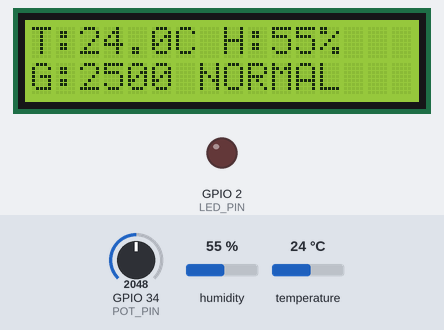
This sketch was run on a simulated ESP32. On the bench: 16×2 character LCD, output pins drawn as LEDs (lit = HIGH). The inputs (shaded band) are chosen by the test bench; at power-on: humidity 55 %, GPIO 34 (POT_PIN) = 2048, temperature 24 °C. What the sketch prints to the serial monitor is not drawn.

Above: at 3.2 s.
3.3 s: humidity set to 79 %
At 4.9 s:
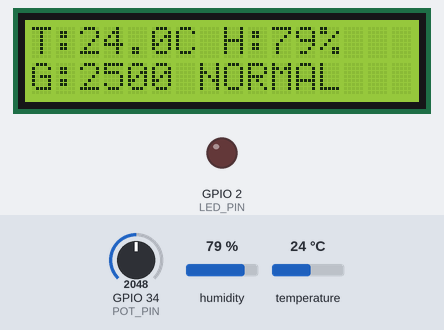
6.0 s: humidity set to 82 %
At 7.6 s:
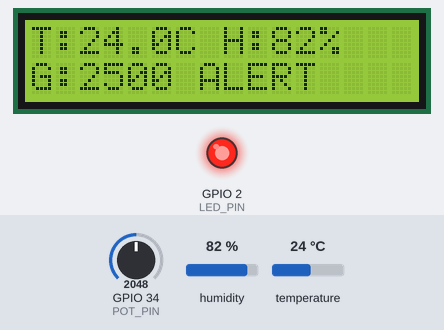
8.7 s: GPIO 34 (POT_PIN) set to 2866
At 10.6 s:
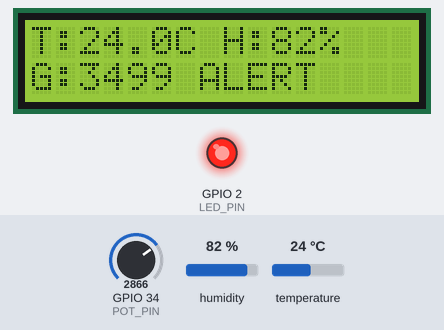
11.6 s: temperature set to 12 °C
At 13.3 s:
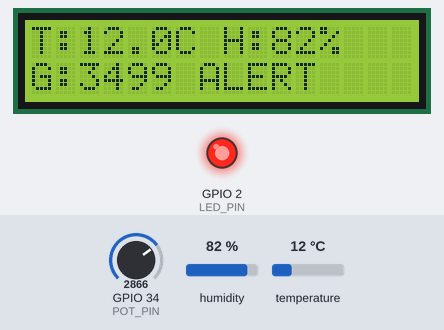
14.3 s: GPIO 34 (POT_PIN) set to 3040
At 17.3 s:
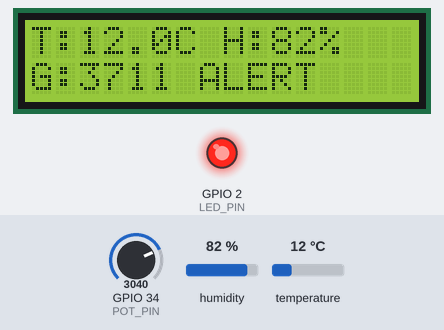
17.6 s: GPIO 34 (POT_PIN) set to 2960
At 19.1 s:
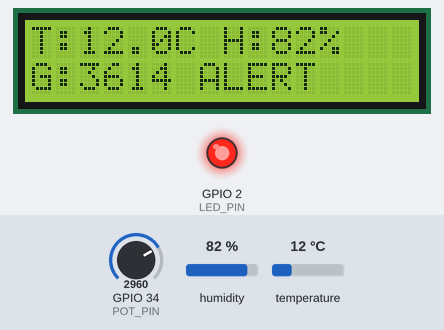
Timing chart, 0 to 20.6 s (numbered marks = the images above; inputs shaded):
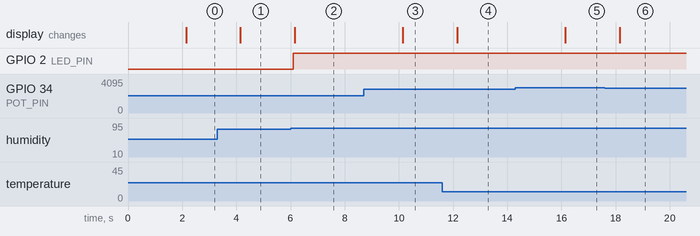

Measured:
- the behaviour switches between 80 and 81 % on humidity (found by bisection; images 1 and 2)
- after the input at 3.3 s, the display: changes after 0.85 s (image 1)
- after the input at 6.0 s, GPIO 2 (LED_PIN): LOW → HIGH after 0.11 s; the display: changes after 0.15 s (image 2)
- after the input at 8.7 s, the display: changes after 1.4 s (image 3)
- after the input at 11.6 s, the display: changes after 0.55 s (image 4)
- after the input at 14.3 s, the display: changes after 1.8 s (image 5)
- after the input at 17.6 s, the display: changes after 0.55 s (image 6)

The sketch:

sketch.ino
```cpp
#include <DHTesp.h>
#include <Wire.h>
#include <LiquidCrystal_I2C.h>

// ---------------- PIN CONFIGURATION ----------------

#define DHT_PIN 15
#define POT_PIN 34
#define LED_PIN 2

// ---------------- SENSOR CONFIGURATION ----------------

DHTesp dht;

LiquidCrystal_I2C lcd(0x27, 16, 2);

// ---------------- ALERT THRESHOLDS ----------------

const float TEMP_THRESHOLD = 35.0;
const float HUMIDITY_THRESHOLD = 80.0;
const int GAS_THRESHOLD = 3000;

// ---------------- VARIABLES ----------------

float temperature = 0.0;
float humidity = 0.0;

int rawGasValue = 0;
int gasValue = 0;

bool alertStatus = false;

unsigned long previousMillis = 0;

const unsigned long SENSOR_INTERVAL = 2000;

// ---------------- SETUP ----------------

void setup() {

    Serial.begin(115200);

    // Initialize DHT22
    dht.setup(DHT_PIN, DHTesp::DHT22);

    // Initialize I2C
    Wire.begin(21, 22);

    // Initialize LCD
    lcd.init();
    lcd.backlight();

    // Initialize LED
    pinMode(LED_PIN, OUTPUT);
    digitalWrite(LED_PIN, LOW);

    // Startup message
    lcd.setCursor(0, 0);
    lcd.print("SMART CROP NODE");

    lcd.setCursor(0, 1);
    lcd.print("Initializing...");

    Serial.println("================================");
    Serial.println(" SMART CROP MONITORING NODE");
    Serial.println("================================");

    delay(2000);

    lcd.clear();
}

// ---------------- SENSOR READING ----------------

void readSensors() {

    // Read DHT22
    TempAndHumidity data = dht.getTempAndHumidity();

    temperature = data.temperature;
    humidity = data.humidity;

    // Read potentiometer
    rawGasValue = analogRead(POT_PIN);

    // Convert ADC reading (0-4095)
    // into a simulated gas value (0-5000)
    gasValue = map(rawGasValue, 0, 4095, 0, 5000);

    // Validate DHT22 readings
    if (isnan(temperature) || isnan(humidity)) {

        Serial.println("ERROR: DHT22 reading failed!");

        lcd.clear();
        lcd.setCursor(0, 0);
        lcd.print("DHT22 ERROR");

        lcd.setCursor(0, 1);
        lcd.print("Check sensor");

        digitalWrite(LED_PIN, HIGH);

        return;
    }

    // Evaluate environmental conditions
    alertStatus =
        (temperature > TEMP_THRESHOLD) ||
        (humidity > HUMIDITY_THRESHOLD) ||
        (gasValue > GAS_THRESHOLD);

    // Control LED
    digitalWrite(LED_PIN, alertStatus ? HIGH : LOW);

    // Display readings
    updateLCD();

    // Print readings
    printSerialData();
}

// ---------------- LCD DISPLAY ----------------

void updateLCD() {

    lcd.clear();

    // First row: Temperature and humidity
    lcd.setCursor(0, 0);

    lcd.print("T:");
    lcd.print(temperature, 1);
    lcd.print("C H:");
    lcd.print(humidity, 0);
    lcd.print("%");

    // Second row: Gas value and status
    lcd.setCursor(0, 1);

    lcd.print("G:");
    lcd.print(gasValue);

    if (alertStatus) {
        lcd.print(" ALERT");
    }
    else {
        lcd.print(" NORMAL");
    }
}

// ---------------- SERIAL MONITOR ----------------

void printSerialData() {

    Serial.println("\n--------- SENSOR DATA ---------");

    Serial.print("Temperature: ");
    Serial.print(temperature);
    Serial.println(" C");

    Serial.print("Humidity: ");
    Serial.print(humidity);
    Serial.println(" %");

    Serial.print("Raw ADC Value: ");
    Serial.println(rawGasValue);

    Serial.print("Simulated Gas Value: ");
    Serial.println(gasValue);

    Serial.print("Environmental Status: ");

    if (alertStatus) {
        Serial.println("WARNING");
    }
    else {
        Serial.println("NORMAL");
    }

    Serial.println("-------------------------------");
}

// ---------------- MAIN LOOP ----------------

void loop() {

    unsigned long currentMillis = millis();

    if (currentMillis - previousMillis >= SENSOR_INTERVAL) {

        previousMillis = currentMillis;

        readSensors();
    }
}
```
